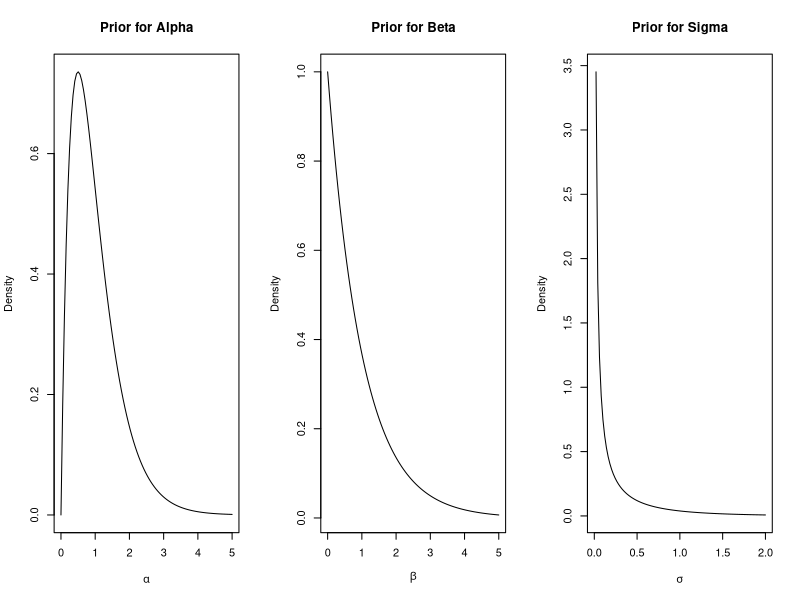
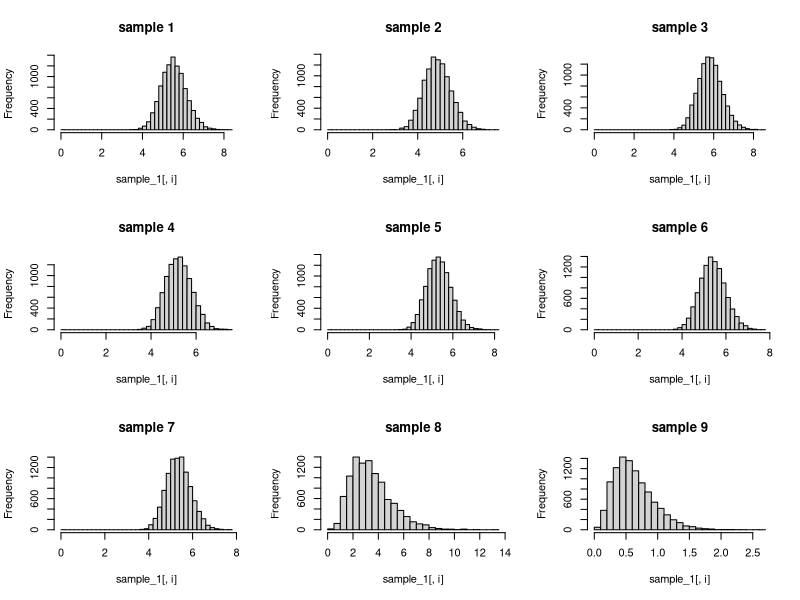
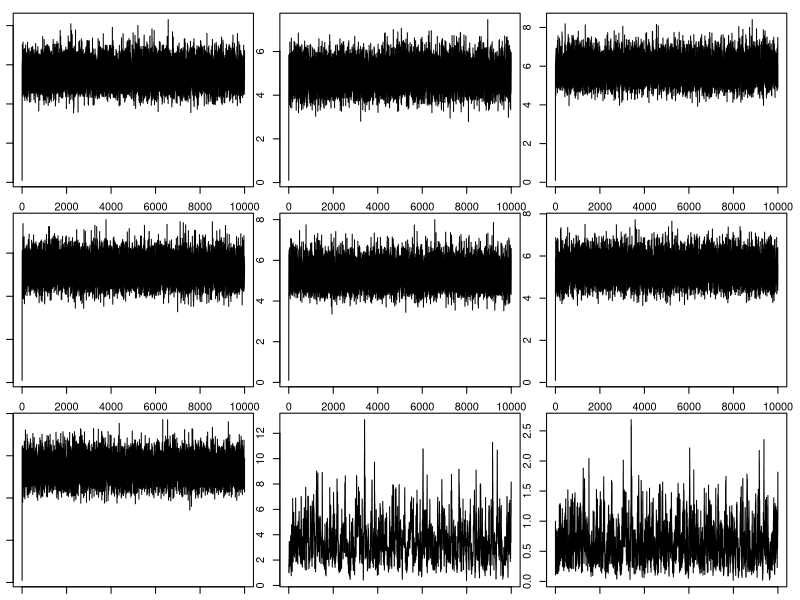

Generate these figures, in order, with R:
#############################################################################################################
library(MASS)
# Set the data
y <- c(78, 64, 90, 78, 83, 82, 89)
t <- c(14.1, 13.2, 15.4, 14.9, 15.6, 15.2, 16.6)
t

# Define the priors
alpha <- 1
beta <- 0.1
sigma <- 1

# Define the hyperparameters for the priors
a <- 2  # Shape parameter for alpha gamma distribution
b <- 0.5   # Scale parameter for alpha gamma distribution
lambda <- 1   # Rate parameter for beta exponential distribution

# Define the prior distributions
prior_alpha <- function(alpha) {
  dgamma(alpha, shape = a, scale = b)
}
prior_beta <- function(beta) {
  dexp(beta, rate = lambda)
}
prior_sigma <- function(sigma) {
  dgamma(sigma, shape = 0.1, scale = 1)
}

likelihood <- function(alpha, beta, sigma, y, t) {
  lambda <- alpha * t
  log_likelihood <- sum(dpois(y, lambda, log = TRUE))
  return(exp(log_likelihood))
}

# Set up a range of values for each parameter
alpha_seq <- seq(0, 5, length.out = 100)
beta_seq <- seq(0, 5, length.out = 100)
sigma_seq <- seq(0, 2, length.out = 100)

# Compute the prior densities for each parameter
prior_alpha_dens <- prior_alpha(alpha_seq)
prior_beta_dens <- prior_beta(beta_seq)
prior_sigma_dens <- prior_sigma(sigma_seq)

# Plot the prior distributions
par(mfrow = c(1, 3))
plot(alpha_seq, prior_alpha_dens, type = "l", xlab = expression(alpha), ylab = "Density", main = "Prior for Alpha")
plot(beta_seq, prior_beta_dens, type = "l", xlab = expression(beta), ylab = "Density", main = "Prior for Beta")
plot(sigma_seq, prior_sigma_dens, type = "l", xlab = expression(sigma), ylab = "Density", main = "Prior for Sigma")


# Define the joint posterior
joint_posterior <- function(alpha, beta, sigma, y, t) {
  prior_alpha_dens <- prior_alpha(alpha)
  prior_beta_dens <- prior_beta(beta)
  prior_sigma_dens <- prior_sigma(sigma)
  lik <- likelihood(alpha, beta, sigma, y, t)
  
  posterior <- lik * prior_alpha_dens * prior_beta_dens * prior_sigma_dens
  return(posterior)
}

# Compute the conditional posterior distributions
# Theta_j | alpha, beta, y
theta_cond_posterior <- function(j, alpha, beta, sigma, y, t) {
  prior_alpha_dens <- prior_alpha(alpha)
  prior_beta_dens <- prior_beta(beta)
  lik <- likelihood(alpha, beta, sigma, y, t)
  
  marginal_sigma_dens <- integrate(function(log_sigma) {
    sigma <- exp(log_sigma)
    lik * prior_alpha_dens * prior_beta_dens * prior_sigma(sigma)
  }, lower = -Inf, upper = Inf)$value
  
  posterior_unnorm <- function(theta_j) {
    theta <- c(alpha, beta, sigma)
    theta[j] <- theta_j
    lik_j <- likelihood(theta[1], theta[2], theta[3], y, t)
    posterior <- lik_j * prior_alpha_dens * prior_beta_dens * prior_sigma(theta[3])
    return(posterior)
  }
  theta_cond_posterior_dens <- function(theta_j) {
    posterior_unnorm(theta_j) / marginal_sigma_dens
  }
  
  return(theta_cond_posterior_dens)
}

# Alpha | beta, theta, y
alpha_cond_posterior <- function(alpha, beta, sigma, y, t) {
  prior_beta_dens <- prior_beta(beta)
  lik <- likelihood(alpha, beta, sigma, y, t)
  theta <- c(alpha, beta, sigma)
  
  # Compute the normalizing constant (marginal likelihood) for sigma and alpha
  marginal_sigma_alpha_dens <- integrate(function(log_sigma, alpha) {
    sigma <- exp(log_sigma)
    lik * prior_alpha(alpha) * prior_beta_dens * prior_sigma(sigma)
  }, lower = -Inf, upper = Inf, alpha = alpha)$value
  
  # Define the unnormalized posterior density for alpha
  posterior_unnorm <- function(alpha) {
    lik_alpha <- likelihood(alpha, theta[2], theta[3], y, t)
    posterior <- lik_alpha * prior_alpha(alpha) * prior_beta_dens * prior_sigma(theta[3])
    return(posterior)
  }
  
  # Compute the fully conditional posterior density for alpha
  alpha_cond_posterior_dens <- function(alpha) {
    posterior_unnorm(alpha) / marginal_sigma_alpha_dens
  }
  
  return(alpha_cond_posterior_dens)
}

# Beta | alpha, theta, y
beta_cond_posterior <- function(alpha, beta, sigma, y, t) {
  prior_alpha_dens <- prior_alpha(alpha)
  lik <- likelihood(alpha, beta, sigma, y, t)
  theta <- c(alpha, beta, sigma)
  
  # Compute the normalizing constant (marginal likelihood) for sigma and beta
  marginal_sigma_beta_dens <- integrate(function(log_sigma, beta) {
    sigma <- exp(log_sigma)
    lik * prior_alpha_dens * prior_beta(beta) * prior_sigma(sigma)
  }, lower = -Inf, upper = Inf, beta = beta)$value
  
  # Define the unnormalized posterior density for beta
  posterior_unnorm <- function(beta) {
    lik_beta <- likelihood(theta[1], beta, theta[3], y, t)
    posterior <- lik_beta * prior_alpha_dens * prior_beta(beta) * prior_sigma(theta[3])
    return(posterior)
  }
  
  # Compute the fully conditional posterior density for beta
  posterior_norm <- integrate(posterior_unnorm, lower = -Inf, upper = Inf)$value / marginal_sigma_beta_dens
  return(posterior_norm)
}

# Define the unnormalized posterior of alpha

alpha.posterior <- function(a, b, thetas) {# Data has thetas in column 1, betas in column 2
  beta <- b
  dens <- exp(-a)*prod(((thetas^(a-1))*(b^a))/gamma(a))
  return(dens)
}

#install.packages("truncnorm")
library(truncnorm)

# Proposal distribution
prop.dist.alpha <- function(a, prop.var) {
  rtruncnorm(1, mean=a, sd=sqrt(prop.var), a=0)
} 

# Density of proposal
prop.dist.alpha.dens <- function(a, a.mean, prop.var) {
  dtruncnorm(a, mean = a.mean, sd=sqrt(prop.var), a=0)
}

# Metropolis-Hastings Algorithm
metrop <- function(param, thetas, b, alpha.posterior, prop.dist.alpha, prop.dist.alpha.dens, prop.var, n.iter) {
  # Store sampled alpha values
  alphas <- c()
  # Initialize model
  param.t <- param
  for(t in 1:n.iter) {
    # Draw proposed value of alpha
    param.new <- prop.dist.alpha(param.t, prop.var)
    # Calculate acceptance probability
    u <- runif(1, 0, 1)
    prob.accept <- min(1, (alpha.posterior(param.new, b, thetas)*
                             (prop.dist.alpha.dens(param.t, param.new, prop.var)))/(alpha.posterior(param.t, b, thetas)
                              *(prop.dist.alpha.dens(param.new, param.t, prop.var))))
    
    if(u < prob.accept) {
      value <- param.new
    } else {
      value <- param.t
    }
    alphas <- c(alphas, value)
    param.t <- value
  }
  
  # Modification for MH-within-Gibbs sampling --> if only drawing one sample, return the sampled value.
  # If drawing multiple samples, return the list of all samples
  if (length(alphas) == 1) {
    return(alphas[1])
  } else {
    return(alphas)
  }
}

gibbs <- function(initial, y, t, n.iter) {
  # Initialize variables
  J <- length(y)
  l <- length(initial)
  results <- matrix(NA, n.iter, l)
  results[1,] <- initial
  
  for(i in 2:n.iter) {
    thetas <- results[i-1, 1:7] # Stores all 7 theta_j values
    a <- results[i-1,8]
    b <- results[i-1,9]
    
    # Draw theta_j samples 
    for(j in 1:J) {
      
      # Find alpha, beta parameters for theta_j's gamma posterior distribution
      alpha.theta <- y[j] + a
      beta.theta <- t[j] + b
      
      # Store singular theta_j sample using parameters calculated above
      results[i,j] <- rgamma(1, alpha.theta, beta.theta)
    }
    
    # Find alpha, beta parameters for beta's gamma posterior distribution using theta sample
    alpha.beta <- J*a + 0.1
    beta.beta <- 1 + sum(results[i, 1:7])
    
    # Store singular beta sample from its gamma posterior distribution
    results[i, 9] <- rgamma(1, alpha.beta, beta.beta)
    
    # Use Metropolis-Hastings algorithm from above to draw singular alpha sample
    results[i, 8] <- metrop(a, results[i, 1:7], results[i, 9], alpha.posterior, prop.dist.alpha, prop.dist.alpha.dens, 4, 1)
  }
  return(results)
}

set.seed(5000) # Set seed for reproducability


# Store prior data
yhat <- c(78, 64, 90, 78, 83, 82, 89)
t <- c(14.1, 13.2, 15.4, 14.9, 15.6, 15.2, 16.6)


# Initialize first set of sampling values
initial_1 <- c(rep(.1, 7), 1, 1)
# Draw samples
sample_1 <- gibbs(initial_1, yhat, t, 10000)

par(mfrow=c(3,3))
for (i in 1:9) {
  hist(sample_1[,i], breaks= 30, main = paste0("sample ", i))
}

means <- matrix(NA, 9, 1)
for (i in 1:9) {
  means[i,1] <- mean(sample_1[,i])
}
rownames(means) <- c("Theta1", "Theta2", "Theta3", "Theta4", "Theta5","Theta6","Theta7", "Alpha", "Beta")
colnames(means) <- c("Posterior Mean")
means <- as.table(means)
means

#sample_1
head(sample_1, n=10)

par(mfrow = c(3, 3))
par(mar = c(1, 1, 1, 1))
for (i in 1:9) {
  plot(sample_1[,i], type="l")
}


# Set initial values and run MCMC
initial_1 <- c(1, 1, 1, 1, 1, 1, 1, 1, 1)
sample_1 <- gibbs(initial_1, yhat, t, 10000)

initial_2 <- c(rep(5, 7), 0.5, 0.5)
sample_2 <- gibbs(initial_2, yhat, t, 10000)

initial_3 <- c(rep(1, 7), 10, 10)
sample_3 <- gibbs(initial_3, yhat, t, 10000)

initial_4 <- c(rep(0, 7), 1, 1)
sample_4 <- gibbs(initial_4, yhat, t, 10000)

initial_5 <- c(rep(0, 7), 0.1, 0.1)
sample_5 <- gibbs(initial_5, yhat, t, 10000)

# Store MCMC chain
chains <- list(sample_1, sample_2, sample_3, sample_4, sample_5)

# Run Gelman-Rubin diagnostic

n_chains <- length(chains)
n_samples <- nrow(chains[[1]])
n_params <- ncol(chains[[1]])
B <- n_samples * var(sapply(chains, function(chain) rowMeans(chain)))
W <- mean(sapply(chains, function(chain) var(chain))) * n_samples
var_hat <- ((n_samples - 1) / n_samples) * W + (1 / n_samples) * B
R_hat <- sqrt(var_hat / W)
R_hat

#install.packages("MCMCpack")
library(MCMCpack)

chain_1 <- mcmc(sample_1)
chain_2 <- mcmc(sample_2)
chain_3 <- mcmc(sample_3)
chain_4 <- mcmc(sample_4)
chain_5 <- mcmc(sample_5)


# Store MCMC chain
combined.chains <- mcmc.list(chain_1, chain_2, chain_3, chain_4, chain_5)

# Run Gelman-Rubin diagnostic
gelman.rubin <- gelman.diag(combined.chains)
gelman.rubin

# Combine results from all 5 samples
total.samples <- rbind(sample_1, sample_2, sample_3, sample_4, sample_5)
post.info <- matrix(NA, 9, 3)
for (i in 1:9) {
  post.info[i, 1] <- round(mean(total.samples[,i]), 3)
  post.info[i, 2] <- round(quantile(total.samples[,i], 0.025), 3)
  post.info[i, 3] <- round(quantile(total.samples[,i], 0.975), 3)
}
rownames(post.info) <- c("Theta1", "Theta2", "Theta3", 
                         "Theta4", "Theta5","Theta6","Theta7", "Alpha", "Beta")
colnames(post.info) <- c("Posterior Mean", "Lower Bound", "Upper Bound")
post.info <- as.table(post.info)
names(dimnames(post.info)) <- c("Parameter", "95% Posterior Interval Information")
post.info

###############################################################################################################
